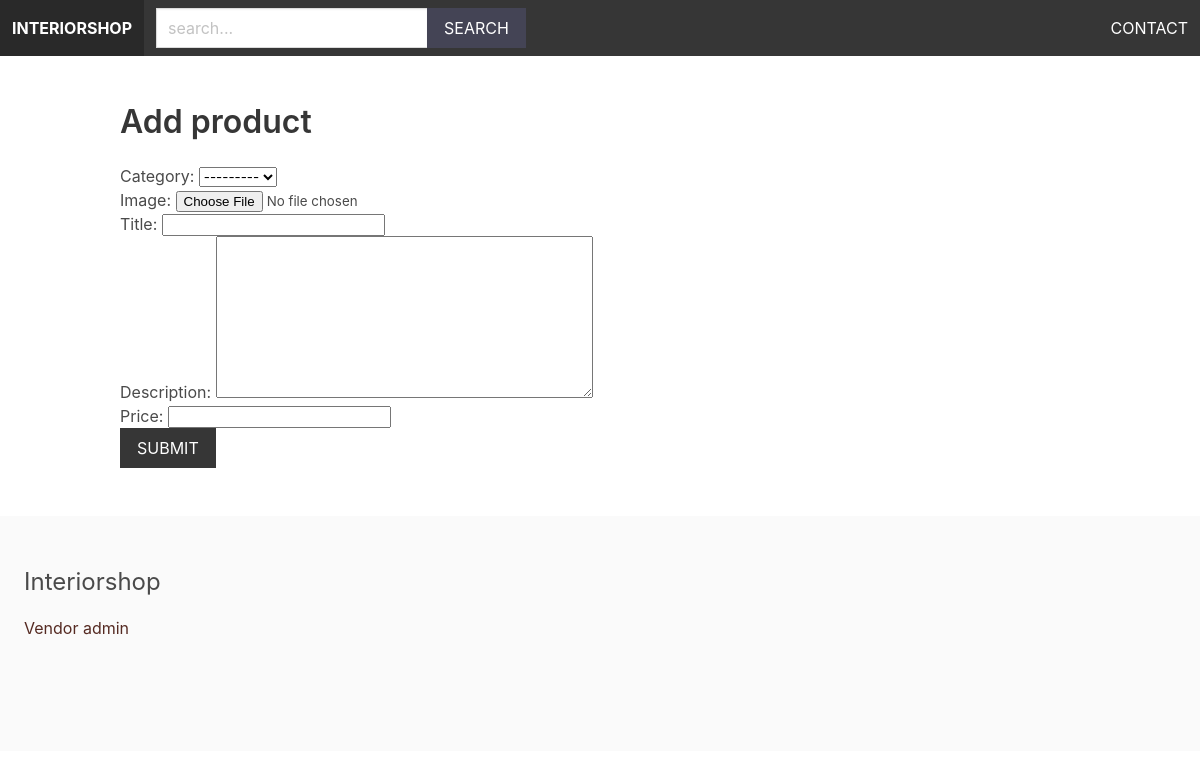
/vendors/add-product/ (signed in), run on an earlier commit of the app's database.
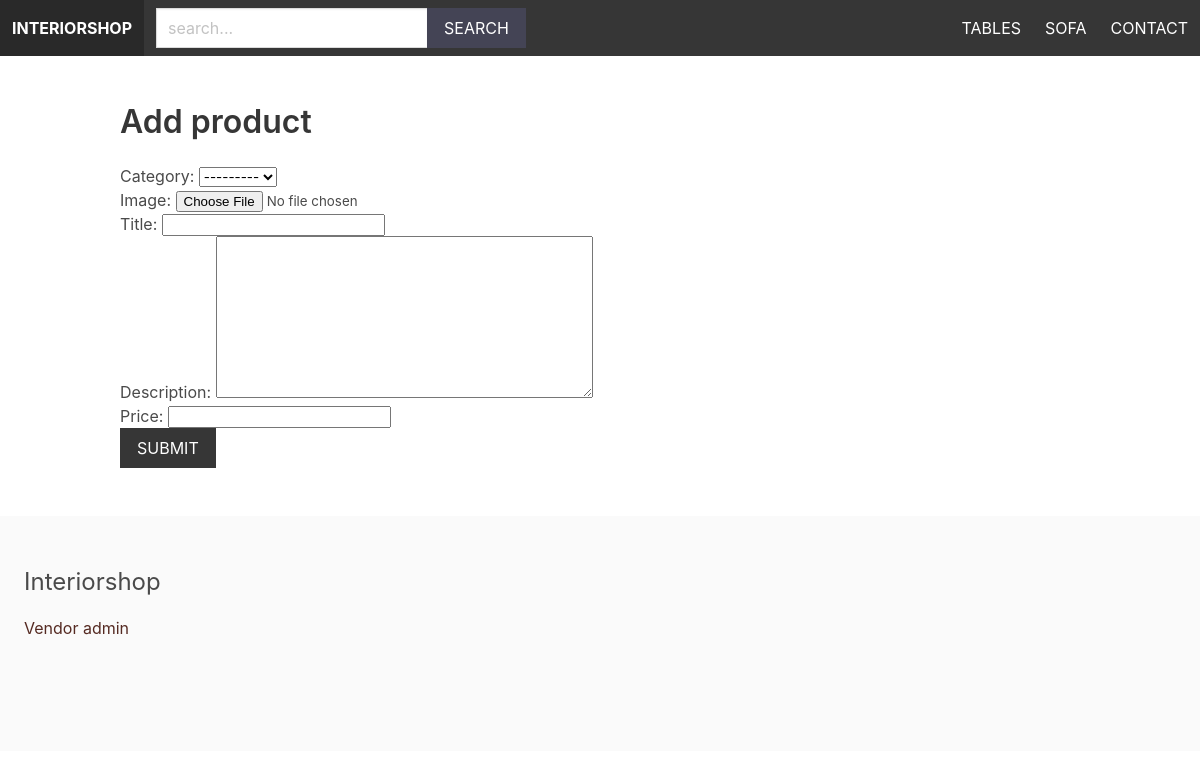
And on a later commit of the database.
### apps/product/models.py (models this page shows)
class Category(models.Model):
    title = models.CharField(max_length=255)
    slug = models.SlugField() #address version of the name
    ordering = models.IntegerField(default=0)
    class Meta:
        ordering = ['ordering'] #ascending order the category,  created a list
    def __str__(self):
        return self.title  #string representation of the object

### apps/vendor/views.py (the view)
# urls.py: path('add-product/', views.add_product, name='add_product'),
@login_required
def add_product(request):
    if request.method == 'POST':
        form = ProductForm(request.POST, request.FILES)
        if form.is_valid():
            product = form.save(commit=False) #dont commit (false) until have his vendor
            product.vendor = request.user.vendor
            product.slug = slugify(product.title)
            product.save()
            return redirect('vendor_admin')
    else:
        form = ProductForm()
    return render(request, 'vendor/add_product.html', {'form': form})

### apps/vendor/forms.py
class ProductForm(ModelForm):
    class Meta:
        model = Product
        fields = ['category', 'image', 'title', 'description', 'price']

### apps/product/context_processors.py (called while the page is built)
def menu_categories(request):
    categories = Category.objects.all()
    return {'menu_categories':categories}

### apps/vendor/templates/vendor/add_product.html (shortened to what this page needs)
{% extends 'core/base.html' %}
{% block content %}
    <h1 class="title">Add product</h1>
    <form method="post" action="." enctype="multipart/form-data">
        {{ form.as_p }}
        <div class="field">
            <div class="control">
                <button class="button is-dark is-uppercase">submit </button>
            </div>
        </div>
    </form>
{% endblock %}

### apps/core/templates/core/base.html (shortened to what this page needs)
{% load static %}
<!DOCTYPE html>
<html>
    <head>
        <link rel="stylesheet" href="https://cdn.jsdelivr.net/npm/bulma@0.9.1/css/bulma.min.css">
        <link rel="stylesheet" href="{% static 'styles/main.css' %}">
    </head>
    <body>
        <nav class="navbar is-dark">
            <div class="navbar-brand">
                <a href="/" class="navbar-item"><strong>Interiorshop</strong></a>
            </div>
            <div class="navbar-menu" id="main-navbar">
                <div class="navbar-start">
                    <div class="navbar-item">
                            <form method="get" action="{% url 'search' %}">
                                <div class="field has-addons">
                                    <div class="control">
                                        <input type="text" class="input" placeholder="search..." name="query">
                                    </div>
                                    <div class="control">
                                        <button class="button is-dark is-uppercase">Search</button>
                                    </div>
                                </div>
                            </form>
                        </div>
                    </div>
                </div>
                <div class="navbar-end">
                    {% for category in menu_categories %}
                        <a href="{% url 'category' category.slug %}" class="navbar-item">{{ category.title }}</a>
                    {% endfor %}
                    <a href="{% url 'contact' %}" class="navbar-item">Contact</a>
                </div>
        </nav>
        <section class="section">
            <div class="container">
                {% block content %}
                {% endblock %}
            </div>
        </section>
        <footer class="footer">
            <h3 class="is-size-4 mb-4">Interiorshop</h3>
            {% if request.user.is_authenticated %}
               <a href="{% url 'vendor_admin' %}">Vendor admin</a>
            {% else %}
               <a href="{% url 'become_vendor' %}">Become a Vendor</a>
            {% endif %}
        </footer>
    </body>
</html>

What changed in the data, as far as the page shows it:
added Category: title "TABLES"
added Category: title "SOFA"
